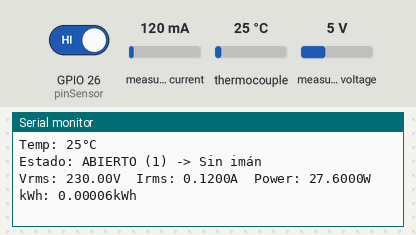
Bench run of a sketch on a simulated ESP32. Shown: the last lines printed to the serial monitor. The inputs (shaded band) are chosen by the test bench; at power-on: GPIO 26 (pinSensor) HIGH, measured current 120 mA, thermocouple 25 °C, measured voltage 5 V.

Above: at 8.0 s.
8.1 s: GPIO 26 (pinSensor) driven LOW
At 14.56 s:
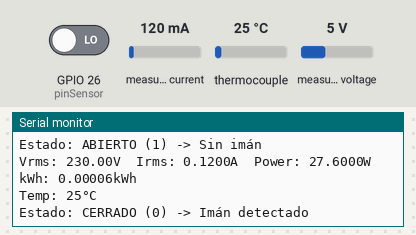
22.0 s: measured current set to 40 mA
At 29.4 s:
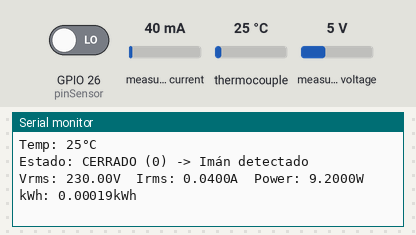
30.1 s: thermocouple set to 6 °C
At 37.4 s:
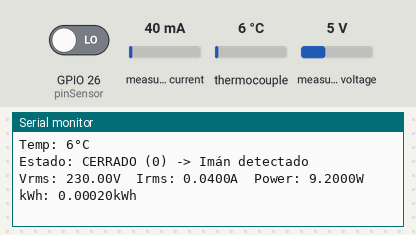
38.2 s: measured voltage set to 0.3 V
At 44.2 s:
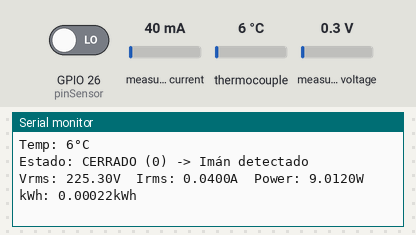
46.3 s: measured current set to 500 mA
At 51.0 s:
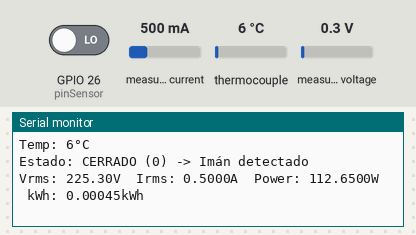
54.4 s: thermocouple set to 75 °C
At 59.0 s:
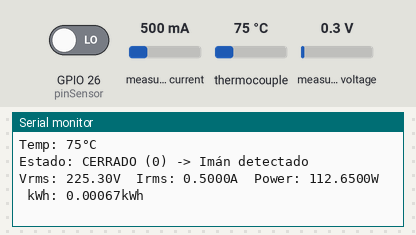
Timing chart, 0 to 60.5 s (numbered marks = the images above; inputs shaded):
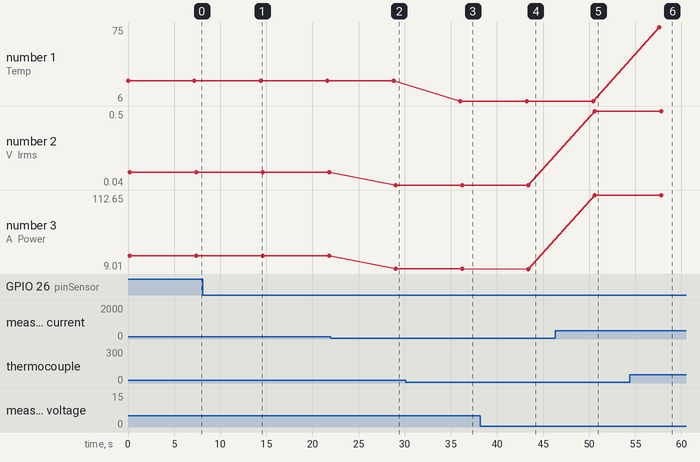

The sketch:

playground.ino
```cpp
//TERMOCUPLA
#include "max6675.h"
MAX6675 thermocouple(32, 25, 27);

//SENSOR MAGNETICO DE CONTACTO
const int pinSensor = 26;
int estadoSensor = 0;

//VOLTAJE
#include "EmonLib.h"
EnergyMonitor emon;
#define vCalibration    109.2   // ✅ Ajustado para 110V red Colombia
#define currCalibration 55.5    // ✅ Ajustado para SCT-013-050 (50A)

float kWh = 0;
unsigned long lastmillis = 0;   // ✅ Inicializar en 0, no en millis()

void myTimerEvent() {
  emon.calcVI(20, 2000);

  unsigned long now = millis(); // ✅ Capturar tiempo UNA sola vez
  kWh += emon.apparentPower * (now - lastmillis) / 3600000000.0;
  lastmillis = now;             // ✅ Actualizar ANTES del delay, no después

  // yield() ← REMOVIDO, no tiene propósito aquí

  Serial.print("Vrms: ");
  Serial.print(emon.Vrms, 2);
  Serial.print("V");

  Serial.print("\tIrms: ");
  Serial.print(emon.Irms, 4);
  Serial.print("A");

  Serial.print("\tPower: ");
  Serial.print(emon.apparentPower, 4);
  Serial.print("W");

  Serial.print("\tkWh: ");
  Serial.print(kWh, 5);
  Serial.println("kWh");
}

void setup() {
  Serial.begin(115200);
  pinMode(pinSensor, INPUT_PULLUP);
  Serial.println("Iniciando prueba del sensor magnético...");

  emon.voltage(35, vCalibration, 1.7);
  emon.current(34, currCalibration);

  lastmillis = millis(); // ✅ Inicializar aquí, cuando el sistema ya arrancó
}

void loop() {
  // TERMOCUPLA
  int status = thermocouple.readCelsius();
  Serial.print("Temp: ");
  Serial.print(status);
  Serial.println("°C");

  // SENSOR MAGNETICO
  estadoSensor = digitalRead(pinSensor);
  if (estadoSensor == LOW) {
    Serial.println("Estado: CERRADO (0) -> Imán detectado");
  } else {
    Serial.println("Estado: ABIERTO (1) -> Sin imán");
  }

  // VOLTAJE
  myTimerEvent();

  Serial.println();
  Serial.println();

  delay(7000);
}
```

Measured:
- after the input at 8.1 s, the serial monitor: prints a new line after 6.3 s (image 1)
- after the input at 22.0 s, the serial monitor: prints a new line after 7.0 s (image 2)
- after the input at 30.1 s, the serial monitor: prints a new line after 5.9 s (image 3)
- after the input at 38.2 s, the serial monitor: prints a new line after 5.2 s (image 4)
- after the input at 46.3 s, the serial monitor: prints a new line after 4.3 s (image 5)
- after the input at 54.4 s, the serial monitor: prints a new line after 3.2 s (image 6)
- plotted number 1: 25 → 6 after the input at 30.1 s, 6 → 75 after the input at 54.4 s
- plotted number 2: 0.12 → 0.04 after the input at 22.0 s, 0.04 → 0.5 after the input at 46.3 s
